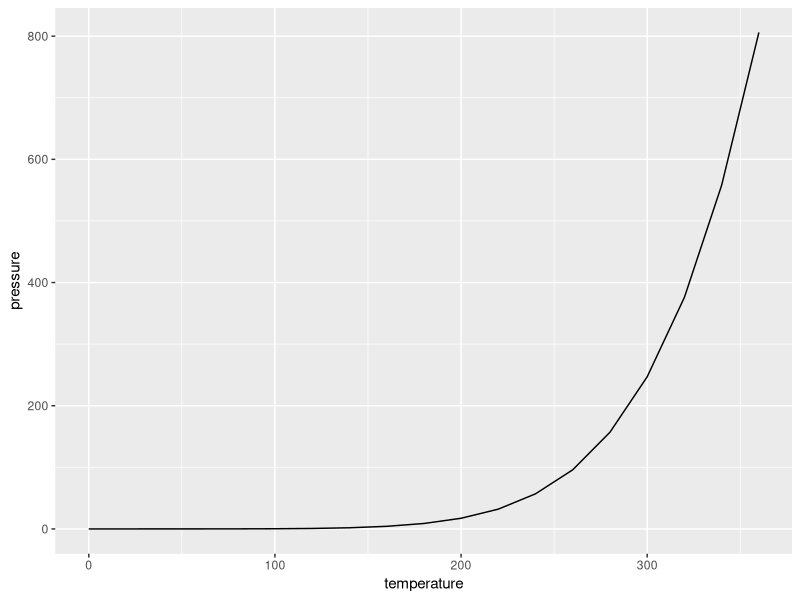

Reproduce this figure in R.
## ---- chunk 1
knitr::opts_chunk$set(echo = TRUE)
library(tidyverse)
library(igraph)
## ---- chunk 2
dplyr::summarise(cars, speed = mean(speed), dist = mean(dist))
## ---- chunk 3
ggplot2::ggplot(data = pressure, ggplot2::aes(x = temperature, y = pressure)) +
  ggplot2::geom_line()

